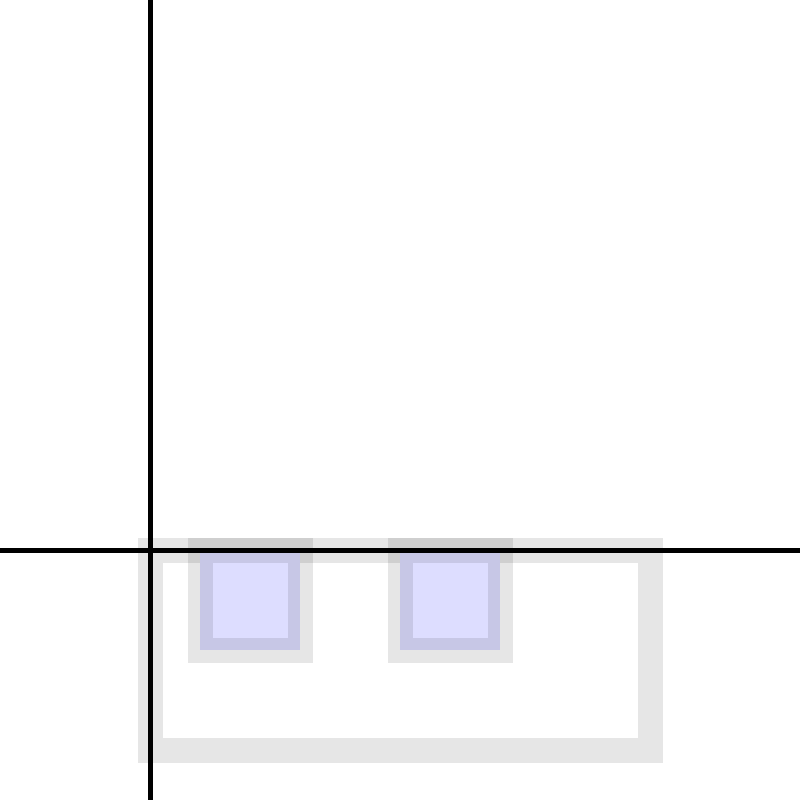
Frame 1 (no input)
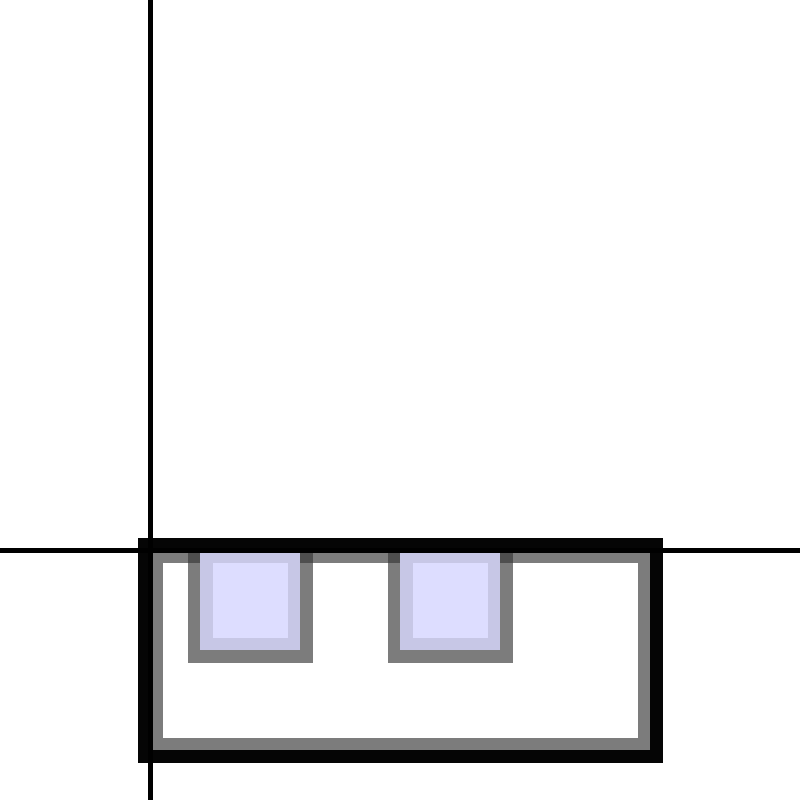
Frame 60 (the mouse pressed at the canvas centre just before this capture)
Frame 120 (the mouse held since frame 60 and released just before this capture): identical to frame 60, image omitted

The Processing sketch that drew these frames (run headless with seeded random() and noise(); from frame 60 on, the mouse is pressed at the canvas centre):

// Processing sketch: SquaresAndRectangles_240907e
// ── SquaresAndRectangles_240907e.pde
int xLoc = 150;
int yLoc = 550;

void setup(){
  size(800, 800);
  background(#ffffff);
}  

void draw(){
  
  fill(255, 25);
  stroke(0, 25);
  strokeWeight(25);
  rect(xLoc, yLoc, 500, 200);
  fill(#ddddff);
  square(xLoc + 50, yLoc, 100);
  square(xLoc +250, yLoc, 100);
  
  stroke(0);
  strokeWeight(5);
  line(-9999, yLoc, 9999, yLoc);
  line(xLoc, -9999, xLoc, 9999);
}  
